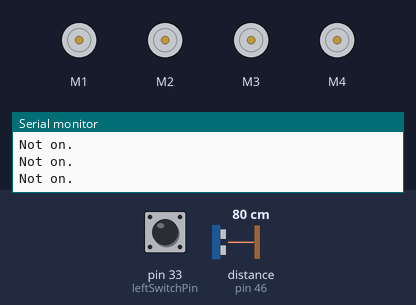
A sketch run on a simulated Arduino Mega 2560, built with avr-gcc and run on an emulated ATmega2560. On the bench: 4 × DC motor (green arrow = forward, orange = backward, longer = faster), the last lines printed to the serial monitor. Inputs (shaded band) come from the test bench; at power-on: pin 33 (leftSwitchPin) LOW, distance to the obstacle (sensor on pin 46) 80 cm. The echo pulse lasts 58.3 µs per cm.

Above: at 1.2 s.
1.3 s: pin 33 (leftSwitchPin) pulled HIGH for 0.15 s
At 3.3 s:
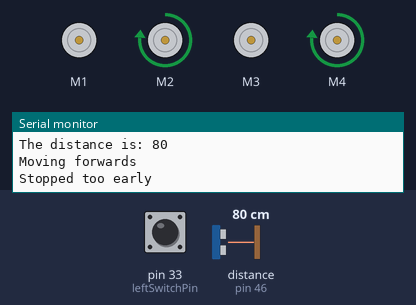
3.8 s: distance to the obstacle (sensor on pin 46) set to 2 cm
At 8.0 s:
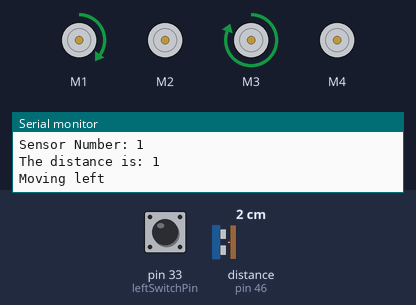
9.8 s: distance to the obstacle (sensor on pin 46) set to 19 cm
At 12.6 s:
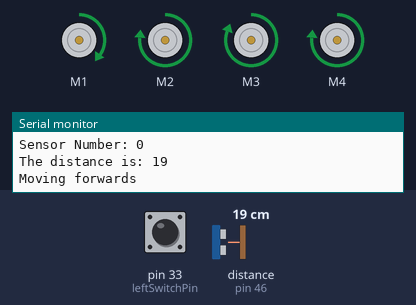
12.8 s: distance to the obstacle (sensor on pin 46) set to 17 cm
At 14.3 s:
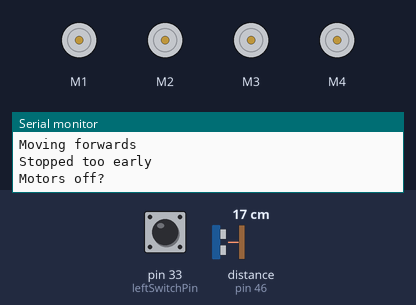
14.4 s: distance to the obstacle (sensor on pin 46) set to 18 cm
At 17.2 s:
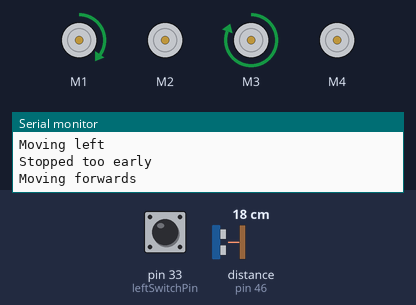
Timing chart, 0 to 19.6 s (numbered marks = the images above; inputs shaded):
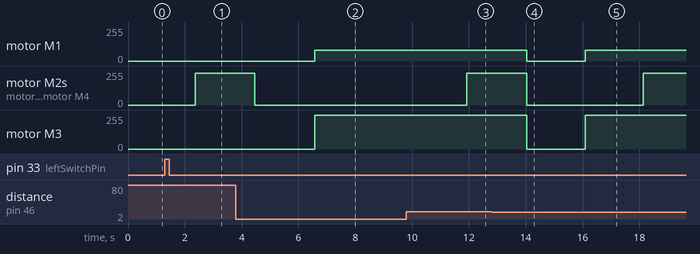

The sketch:

forwardStop.ino
```cpp
#include <AFMotor.h>

//define objects for motors
AF_DCMotor frontMotor(1);
AF_DCMotor leftMotor(2);
AF_DCMotor backMotor(3);
AF_DCMotor rightMotor(4);

const byte echoPin = 46;
const byte trigPin = 47;
const float distanceConstant = 58.2;
byte maxRange = 17;

long duration, distance;

byte dir = 0;
byte sensorNum = 0;

byte switchKeepDriving = 1;
const byte leftSwitchPin = 33;

boolean enableState = 0;
boolean prevEnableState = 0;
boolean start;

void setup() {
  // put your setup code here, to run once:
  Serial.begin(9600);

  pinMode(echoPin, INPUT);
  pinMode(trigPin, OUTPUT);

  frontMotor.run(RELEASE);
  leftMotor.run(RELEASE);
  backMotor.run(RELEASE);
  rightMotor.run(RELEASE);
  pinMode(leftSwitchPin, INPUT);
}

void loop() {
  // put your main code here, to run repeatedly:

  enableState = digitalRead(leftSwitchPin);
  delay(1);

  if(enableState != prevEnableState) // if button is pressed and released
  {
    if(enableState) // if switched to on
    {
      start = 1;
    }
  }

  if(start)
  {
    //Every iteration, check distance to wall
    sensor(sensorNum);
    Serial.print("Sensor Number: ");
    Serial.println(sensorNum);

    // diagnostic outputs
    Serial.print("The distance is: ");
    Serial.println(distance);
    // function call to determine if at wall or not
    keepDriving(switchKeepDriving);

    sensor(0);

    /*
      THIS NEEDS TO BE TESTED!!!!!!!!!!!
    */
    if(distance >= 17)
    {
      Serial.println("Stopped too early");
      delay(1000);
      maxRange = 17;
      switchKeepDriving = 1;
      dir = 0;
      sensorNum = 0;
      keepDriving(switchKeepDriving);
    }
  }
  else
  {
    Serial.println("Not on.");
  }
}

void turnMotorsOff()
{
  // Write low to all enable pins on H-bridge (0 volts)
  frontMotor.run(RELEASE);
  leftMotor.run(RELEASE);
  backMotor.run(RELEASE);
  rightMotor.run(RELEASE);

  Serial.println("Motors off?");
  delay(1000);
}

void keepDriving(byte lessGreater)
{
  if (lessGreater == 1)
  {
    if (distance <= maxRange)
    {
      turnMotorsOff();
      if(dir == 0)
      {
        dir = 3;
        maxRange = 55;
        sensorNum = 1;
        switchKeepDriving = 0;
      }
      else if(dir == 3)
      {
        dir = -1;
        //inPosition = 1;
      }
    }
    else if (distance >= maxRange){
      movement(dir);
    }
  }
  else
  {
    if (distance >= maxRange)
    {
      turnMotorsOff();
      if(dir == 0)
      {
        dir = 3;
        maxRange = 55;
        sensorNum = 1;
      }
      else if(dir == 3)
      {
        dir = -1;
        //inPosition = 1;
      }
    }
    else if (distance <= maxRange){
      movement(dir);
    }
  }
}

void movement(int motorDirection)//0 is forward, 1 is right, 2 is back, 3 is left, -1 is nothing
{
  byte oneTwo = 0;

  // direct motors to turn in appropriate direction and speed
  if(motorDirection == 0)
  {
    oneTwo = 1;
    Serial.println("Moving forwards");
    delay(1000);
  }
  else if(motorDirection == 1)
  {
    oneTwo = 2;
    Serial.println("Moving right");
    delay(1000);
  }
  else if(motorDirection == 2)
  {
    oneTwo = 2;
    Serial.println("Moving backwards");
    delay(1000);
  }
  else
  {
    oneTwo = 1;
    Serial.println("Moving left");
    delay(1000);
  }

  if (motorDirection == 0 || motorDirection == 2)
  {
    leftMotor.setSpeed(240);
    rightMotor.setSpeed(240);
    leftMotor.run(oneTwo);
    rightMotor.run(oneTwo);
  }
  else if(motorDirection == 1 || motorDirection == 3)
  {
    frontMotor.setSpeed(80);
    backMotor.setSpeed(255);
    frontMotor.run(oneTwo);
    backMotor.run(oneTwo);
  }
  else
  {
    Serial.println("Don't need to move");
    turnMotorsOff();
  }
}

void sensor(int sensorNum)
{
  digitalWrite(trigPin, LOW);
  delayMicroseconds(2);

  digitalWrite(trigPin, HIGH);
  delayMicroseconds(10);

  digitalWrite(trigPin, LOW);
  duration = pulseIn(echoPin, HIGH);

  //Calculate the distance (in cm) based on the speed of sound.
  distance = duration/distanceConstant;

  delay(50);
}
```

Measured:
- the behaviour switches between 18 and 17 cm on distance to the obstacle (sensor on pin 46) (found by bisection; images 3 and 4)
- after the input at 1.3 s, motor M2, motor M4: stopped → forward 240/255 after 1.1 s
- after the input at 3.8 s, motor M1: stopped → forward 80/255 after 2.8 s; motor M2, motor M4: forward 240/255 → stopped after 0.67 s; motor M3: stopped → forward 255/255 after 2.8 s
- after the input at 9.8 s, motor M2, motor M4: stopped → forward 240/255 after 2.1 s
- after the input at 12.8 s, motor M1: forward 80/255 → stopped after 1.2 s; motor M2, motor M4: forward 240/255 → stopped after 1.2 s; motor M3: forward 255/255 → stopped after 1.2 s
- after the input at 14.4 s, motor M1: goes on until 16.1 s, then stays forward 80/255; motor M2, motor M4: stopped → forward 240/255 after 3.7 s; motor M3: goes on until 16.1 s, then stays forward 255/255
